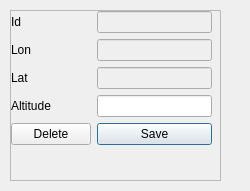
<?xml version="1.0" encoding="UTF-8"?>
<ui version="4.0">
 <class>FlightplanForm</class>
 <widget class="QWidget" name="FlightplanForm">
  <property name="geometry">
   <rect>
    <x>0</x>
    <y>0</y>
    <width>250</width>
    <height>191</height>
   </rect>
  </property>
  <property name="minimumSize">
   <size>
    <width>250</width>
    <height>0</height>
   </size>
  </property>
  <property name="windowTitle">
   <string>Flightplan point</string>
  </property>
  <widget class="QScrollArea" name="scrollArea">
   <property name="geometry">
    <rect>
     <x>10</x>
     <y>10</y>
     <width>211</width>
     <height>171</height>
    </rect>
   </property>
   <property name="widgetResizable">
    <bool>true</bool>
   </property>
   <widget class="QWidget" name="scrollAreaWidgetContents">
    <property name="geometry">
     <rect>
      <x>0</x>
      <y>0</y>
      <width>209</width>
      <height>169</height>
     </rect>
    </property>
    <widget class="QWidget" name="formLayoutWidget">
     <property name="geometry">
      <rect>
       <x>0</x>
       <y>0</y>
       <width>201</width>
       <height>161</height>
      </rect>
     </property>
     <layout class="QFormLayout" name="formLayout">
      <item row="0" column="0">
       <widget class="QLabel" name="idLabel">
        <property name="text">
         <string>Id</string>
        </property>
       </widget>
      </item>
      <item row="0" column="1">
       <widget class="QLineEdit" name="idLineEdit">
        <property name="enabled">
         <bool>false</bool>
        </property>
       </widget>
      </item>
      <item row="1" column="0">
       <widget class="QLabel" name="lonLabel">
        <property name="text">
         <string>Lon</string>
        </property>
       </widget>
      </item>
      <item row="1" column="1">
       <widget class="QLineEdit" name="lonLineEdit">
        <property name="enabled">
         <bool>false</bool>
        </property>
       </widget>
      </item>
      <item row="2" column="0">
       <widget class="QLabel" name="latLabel">
        <property name="text">
         <string>Lat</string>
        </property>
       </widget>
      </item>
      <item row="2" column="1">
       <widget class="QLineEdit" name="latLineEdit">
        <property name="enabled">
         <bool>false</bool>
        </property>
       </widget>
      </item>
      <item row="3" column="0">
       <widget class="QLabel" name="altitudeLabel">
        <property name="text">
         <string>Altitude</string>
        </property>
       </widget>
      </item>
      <item row="3" column="1">
       <widget class="QLineEdit" name="altitudeLineEdit"/>
      </item>
      <item row="4" column="1">
       <widget class="QPushButton" name="saveButton">
        <property name="text">
         <string>Save</string>
        </property>
        <property name="default">
         <bool>true</bool>
        </property>
       </widget>
      </item>
      <item row="4" column="0">
       <widget class="QPushButton" name="deleteButton">
        <property name="text">
         <string>Delete</string>
        </property>
       </widget>
      </item>
     </layout>
    </widget>
   </widget>
  </widget>
 </widget>
 <resources/>
 <connections/>
</ui>
